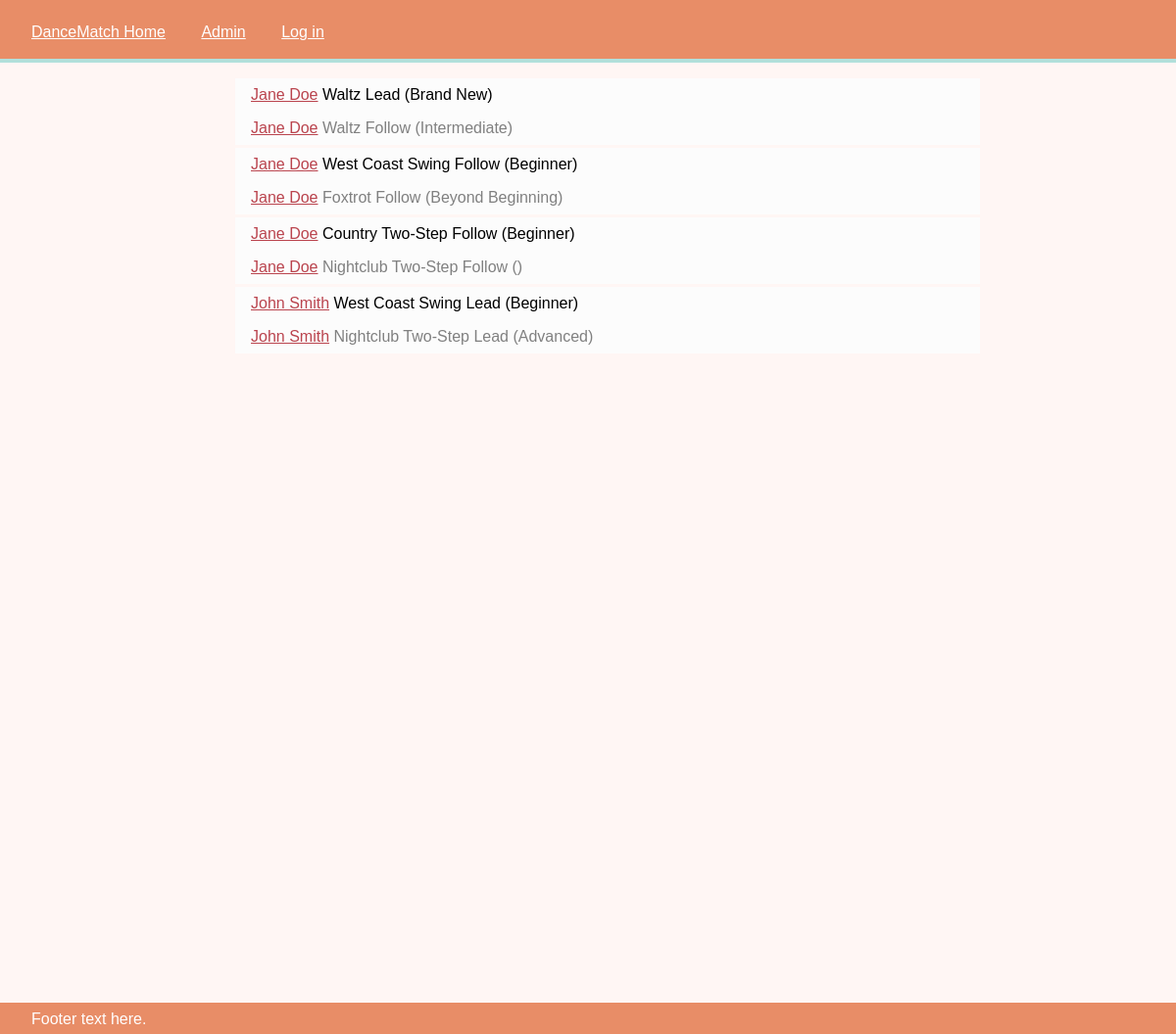
The app's page /results/ with its own data.
### dancematch_app/models.py (models this page shows, shortened)
class DancePrefs(models.Model):
    dance = models.ForeignKey(Dance)
    dancer = models.ForeignKey(Dancer)
    role = models.ForeignKey(DanceRole)
    skill_level = models.ForeignKey(SkillLevel, null=True)
    activity = models.ForeignKey(Activity, null=True)
    goal = models.ForeignKey(Goals, null=True)
    notes = models.TextField(blank=True)

class Dancer(models.Model):
    name = models.CharField(max_length=200)
    email = models.EmailField()
    bio = models.TextField()
    date_joined = models.DateField('date joined')
    active_member = models.BooleanField()

class Dance(models.Model):
    name = models.CharField(default='', max_length=200)
    description = models.TextField(blank=True)
    dance_community = models.ManyToManyField(
        Dancer,
        through='DancePrefs',
        through_fields=('dance', 'dancer')
    )

class DanceRole(models.Model):
    name = models.CharField(max_length=200)
    def __str__(self):
        return self.name

class SkillLevel(models.Model):
    name = models.CharField(max_length=200)

### dancematch_app/views.py (the view)
# urls.py: url(r'^results/', views.results, name='results'),
def results(request):
    all_prefs = DancePrefs.objects.all()
    template = loader.get_template('results.html')
    context = RequestContext(request, {'all_prefs': all_prefs,})
    return HttpResponse(template.render(context))

### dancematch_app/templates/results.html
{% extends "base_generic.html" %}
{% load staticfiles %}
{% block content %}
{% if all_prefs %}
    <ul class="list">
    {% for pref in all_prefs|dictsort:"dancer.name" %}
        <li>
            <a href="/profile/{{ pref.dancer.id }}/">{{ pref.dancer.name }}</a>
           {{ pref.dance.name }} {{ pref.role.name }} ({{ pref.skill_level.name }})
        </li>
    {% endfor %}
    </ul>
{% else %}
    <p>No dancers are available.</p>
{% endif %}
{% endblock %}

### dancematch_app/templates/base_generic.html (shortened to what this page needs)
{% load staticfiles %}
<!DOCTYPE html>
<html lang="en">
<head>
    <link rel="stylesheet" type="text/css" href="{% static 'style.css' %}"/>
</head>
<body>
<main>
    {% block content %}{% endblock %}
</main>
<header>
    <a href="/">DanceMatch Home</a>
    <a href="/admin">Admin</a>
    <a href="#">Log in</a>
</header>
<footer>
    Footer text here.
</footer>
</body>
</html>

### dancematch_app/static/style.css (style rules this page uses)
body { background: #fff6f4; padding: 0; margin: 0; font-family: "Trebuchet MS", sans-serif; }
header, footer, nav, main, aside { box-sizing: border-box; }
a { color: #ba444e; }
header, footer { position: fixed; left: 0; right: 0; color: white; background-color: #e88d67; }
header { top: 0; height: 4em; padding: 1.5em 2em; border-bottom: 4px solid #b1e0db; }
header a { display: inline-block; margin-right: 2em; color: white }
main { position: absolute; top: 0; bottom: 2em; left: 0; right: 0; height: 100%; margin-top: 4em; margin-left: 200px; margin-right: 200px; margin-bottom: 0em; }
ul { list-style-type: none; }
li { background-color: #fcfcfc; }
.list > li { padding: 0.5em 1em; display: block; }
.list > li:nth-child(even) { border-bottom: 3px solid #fff6f4; color: gray; }
footer { bottom: 0; height: 2em; padding: 0.5em 2em; }

### records on screen
DancePrefs: dancer.name "Jane Doe", dance.name "Waltz", role.name "Lead", skill_level.name "Brand New"
DancePrefs: dancer.name "Jane Doe", dance.name "Waltz", role.name "Follow", skill_level.name "Intermediate"
DancePrefs: dancer.name "Jane Doe", dance.name "West Coast Swing", role.name "Follow", skill_level.name "Beginner"
DancePrefs: dancer.name "Jane Doe", dance.name "Foxtrot", role.name "Follow", skill_level.name "Beyond Beginning"
DancePrefs: dancer.name "Jane Doe", dance.name "Country Two-Step", role.name "Follow", skill_level.name "Beginner"
DancePrefs: dancer.name "Jane Doe", dance.name "Nightclub Two-Step", role.name "Follow"
DancePrefs: dancer.name "John Smith", dance.name "West Coast Swing", role.name "Lead", skill_level.name "Beginner"
DancePrefs: dancer.name "John Smith", dance.name "Nightclub Two-Step", role.name "Lead", skill_level.name "Advanced"
